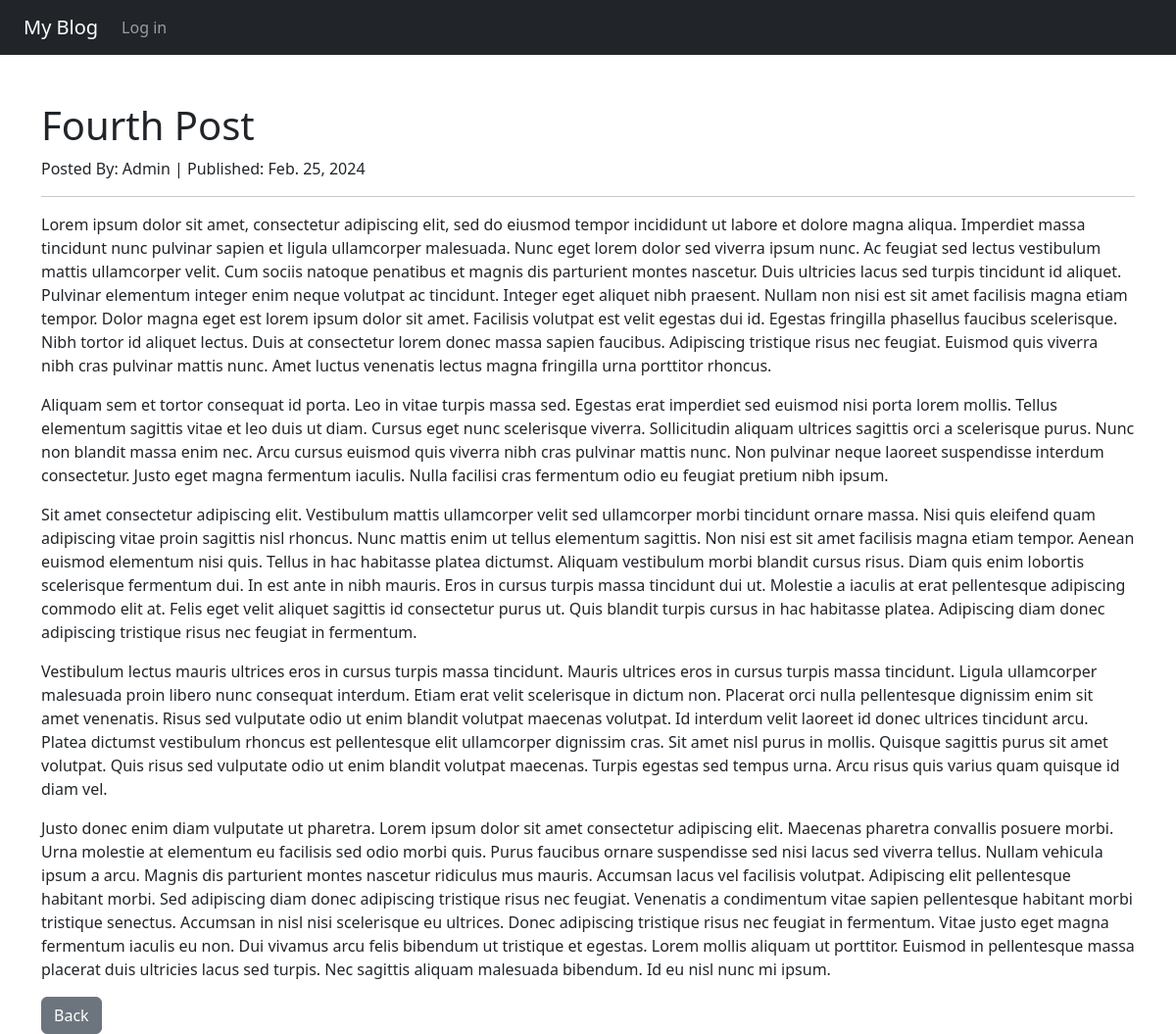
/post/5/, run on the app's committed database.
### myblog/models.py (models this page shows, shortened)
class Post(models.Model):
  title = models.CharField(max_length=255)
  author = models.ForeignKey(User, on_delete=models.CASCADE)
  body = models.TextField()
  post_date = models.DateField(auto_now_add=True)
  category = models.CharField(max_length=255, default='uncategorized')

### myblog/views.py (the view)
# urls.py: path("post/<int:pk>/", PostView.as_view(), name="post"),
class PostView(DetailView):
  model = Post
  template_name = "post.html"

### myblog/templates/post.html (shortened to what this page needs)
{% extends "layout.html" %}
{% block body %}
  <h1>{{ post.title }}</h1>
  <p>
    Posted By: {{ post.author|title }} | Published: {{ post.post_date }}
  </p><hr>
  <p>{{ post.body|linebreaks }}</p>
  <a href="{% url 'index' %}" class="btn btn-secondary">Back</a>
{% endblock %}

### data on the page
Post: title "Fourth Post", author "Admin", post_date "Feb. 25, 2024", body "Lorem ipsum dolor sit amet, consectetur adipiscing elit, sed do eiusmod tempor incididunt ut labore et dolore magna aliqua. Imperdiet massa tincidunt nunc pulvinar sapien et ligula ullamcorper malesuada. Nunc eget lorem dolor sed viverra ipsum nunc. Ac feugiat sed lectus vestibulum mattis ullamcorper velit. Cum sociis natoque penatibus et magnis dis parturient montes nascetur. Duis ultricies lacus sed turpis tincidunt id aliquet. Pulvinar elementum integer enim neque volutpat ac tincidunt. Integer eget aliquet nibh praesent. Nullam non nisi est sit amet facilisis magna etiam tempor. Dolor magna eget est lorem ipsum dolor sit amet. Facilisis volutpat est velit egestas dui id. Egestas…"
